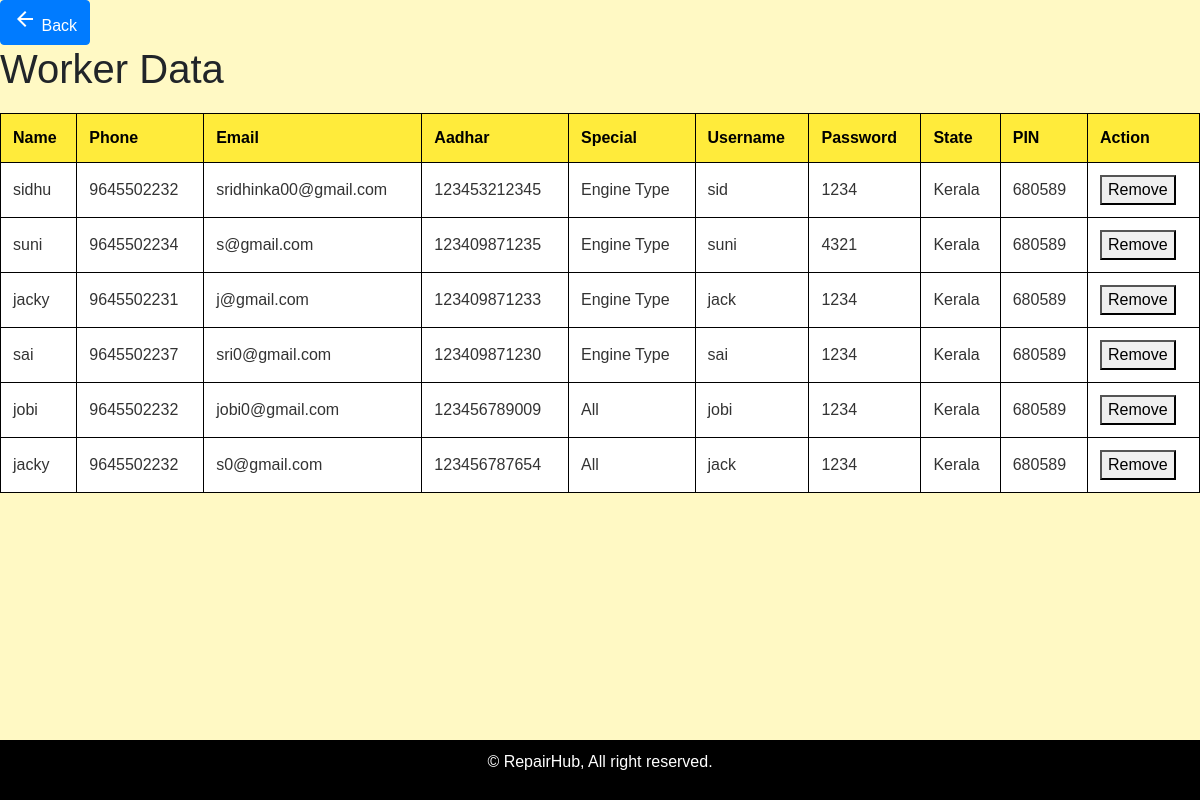
The app's page /adwork, older data.
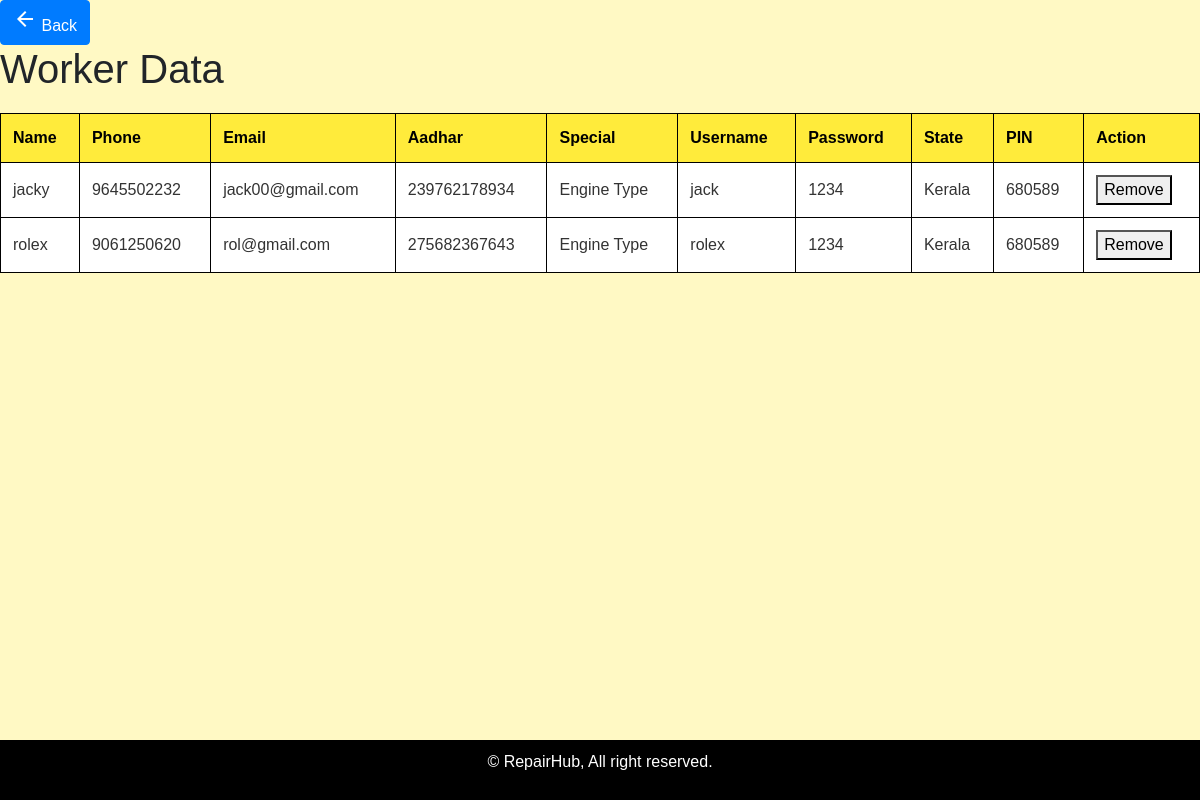
The same page, newer data.
### vehicle/models.py (models this page shows, shortened)
class worker(models.Model):
    user = models.ForeignKey(register, on_delete=models.CASCADE)
    name = models.CharField(max_length=100)
    phone = models.CharField(max_length=10)
    mail = models.EmailField()
    adhar = models.CharField(max_length=12)
    special = models.CharField(max_length=100)
    username = models.CharField(max_length=100)
    password = models.CharField(max_length=100)
    state = models.CharField(max_length=100)
    district = models.CharField(max_length=100)
    location = models.CharField(max_length=20)
    rating = models.IntegerField()
    pin = models.CharField(max_length=6)
    latitude = models.FloatField(null=True, blank=True)
    longitude = models.FloatField(null=True, blank=True)

### vehicle/views.py (the view)
# urls.py: path('adwork',views.view_work),
def view_work(request):
    data = worker.objects.all()
    return render(request,'viadminworker.html',{'worker':data})

### template/viadminworker.html (shortened to what this page needs)
<!DOCTYPE html>
<html lang="en">
<head>
    <link rel="stylesheet" href="https://maxcdn.bootstrapcdn.com/bootstrap/4.0.0/css/bootstrap.min.css">
</head>
<body>
    <a href="javascript:history.back()" class="btn btn-primary back-button">
        <i class="material-icons">arrow_back</i> Back
    </a>
    <h1>Worker Data</h1>
    <table>
        <thead>
            <tr>
                <th>Name</th>
                <th>Phone</th>
                <th>Email</th>
                <th>Aadhar</th>
                <th>Special</th>
                <th>Username</th>
                <th>Password</th>
                <th>State</th>
                <th>PIN</th>
                <th>Action</th>
            </tr>
        </thead>
        <tbody>
            {% for worker in worker %}
            <tr>
                <td>{{ worker.name }}</td>
                <td>{{ worker.phone }}</td>
                <td>{{ worker.mail }}</td>
                <td>{{ worker.adhar }}</td>
                <td>{{ worker.special }}</td>
                <td>{{ worker.username }}</td>
                <td>{{ worker.password }}</td>
                <td>{{ worker.state }}</td>
                <td>{{ worker.pin }}</td>
                <td>
                    <form action="{% url 'remove_worker' worker.id %}" method="post" style="display:inline;">
                        <button type="submit" class="btn-remove">Remove</button>
                    </form>
                </td>
            </tr>
            {% empty %}
            <tr>
                <td colspan="10">No workers available</td>
            </tr>
            {% endfor %}
        </tbody>
    </table>
    <footer>
        <p>&copy; RepairHub, All right reserved.</p>
    </footer>
</body>
</html>

Row changes from the older to the newer data that the page shows:
removed worker: name "sidhu", phone "9645502232", mail "sridhinka00@gmail.com", adhar "123453212345", special "Engine Type", username "sid", password "1234", state "Kerala", pin "680589"
removed worker: name "suni", phone "9645502234", mail "s@gmail.com", adhar "123409871235", special "Engine Type", username "suni", password "4321", state "Kerala", pin "680589"
removed worker: name "jacky", phone "9645502231", mail "j@gmail.com", adhar "123409871233", special "Engine Type", username "jack", password "1234", state "Kerala", pin "680589"
removed worker: name "sai", phone "9645502237", mail "sri0@gmail.com", adhar "123409871230", special "Engine Type", username "sai", password "1234", state "Kerala", pin "680589"
removed worker: name "jobi", phone "9645502232", mail "jobi0@gmail.com", adhar "123456789009", special "All", username "jobi", password "1234", state "Kerala", pin "680589"
removed worker: name "jacky", phone "9645502232", mail "s0@gmail.com", adhar "123456787654", special "All", username "jack", password "1234", state "Kerala", pin "680589"
added worker: name "jacky", phone "9645502232", mail "jack00@gmail.com", adhar "239762178934", special "Engine Type", username "jack", password "1234", state "Kerala", pin "680589"
added worker: name "rolex", phone "9061250620", mail "rol@gmail.com", adhar "275682367643", special "Engine Type", username "rolex", password "1234", state "Kerala", pin "680589"
